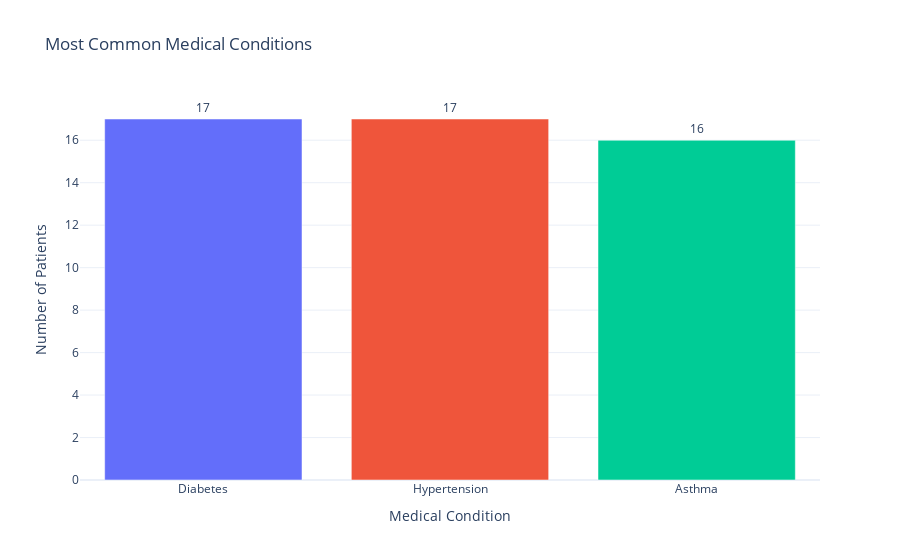

The cell this chart's notebook holds for it:
### Code cell
condition_counts = df['Condition'].value_counts()

top_conditions = condition_counts

fig = px.bar(
    x=top_conditions.index,
    y=top_conditions.values,
    title='Most Common Medical Conditions',
    labels={'x': 'Medical Condition', 'y': 'Number of Patients'},
    text=top_conditions.values,
    color=top_conditions.index
)

# Customize layout
fig.update_traces(textposition='outside')
fig.update_layout(template='plotly_white', showlegend=False)

# Display the chart
fig.show()

### Figure 1 — Plotly figure (JSON) as saved in the notebook; plotly's stock layout.template omitted (floating-point values rounded to 4 significant figures)
{"data": [{"alignmentgroup": "True", "hovertemplate": "color=Diabetes<br>Medical Condition=%{x}<br>Number of Patients=%{y}<br>text=%{text}<extra></extra>", "legendgroup": "Diabetes", "marker": {"color": "#636efa", "pattern": {"shape": ""}}, "name": "Diabetes", "offsetgroup": "Diabetes", "orientation": "v", "showlegend": true, "text": [17], "textposition": "outside", "type": "bar", "x": ["Diabetes"], "xaxis": "x", "y": [17], "yaxis": "y"}, {"alignmentgroup": "True", "hovertemplate": "color=Hypertension<br>Medical Condition=%{x}<br>Number of Patients=%{y}<br>text=%{text}<extra></extra>", "legendgroup": "Hypertension", "marker": {"color": "#EF553B", "pattern": {"shape": ""}}, "name": "Hypertension", "offsetgroup": "Hypertension", "orientation": "v", "showlegend": true, "text": [17], "textposition": "outside", "type": "bar", "x": ["Hypertension"], "xaxis": "x", "y": [17], "yaxis": "y"}, {"alignmentgroup": "True", "hovertemplate": "color=Asthma<br>Medical Condition=%{x}<br>Number of Patients=%{y}<br>text=%{text}<extra></extra>", "legendgroup": "Asthma", "marker": {"color": "#00cc96", "pattern": {"shape": ""}}, "name": "Asthma", "offsetgroup": "Asthma", "orientation": "v", "showlegend": true, "text": [16], "textposition": "outside", "type": "bar", "x": ["Asthma"], "xaxis": "x", "y": [16], "yaxis": "y"}], "layout": {"barmode": "relative", "legend": {"title": {"text": "color"}, "tracegroupgap": 0}, "showlegend": false, "title": {"text": "Most Common Medical Conditions"}, "xaxis": {"anchor": "y", "domain": [0, 1], "title": {"text": "Medical Condition"}}, "yaxis": {"anchor": "x", "domain": [0, 1], "title": {"text": "Number of Patients"}}}}
